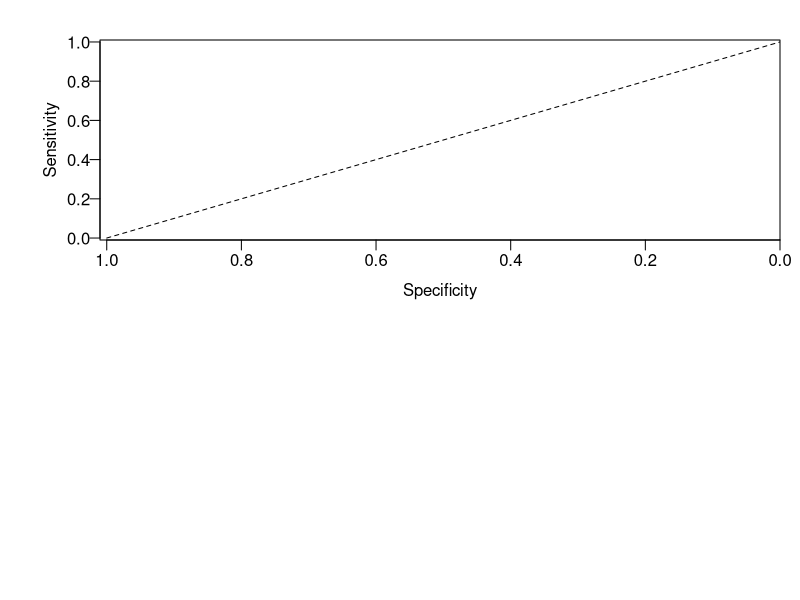

Here is the R script that generated this plot: (Note: this script raises an error after producing the figure.)
pdf("figures/Figure5_wk6Xwk6.pdf", height = 10, width = 8)

layout(matrix(c(1,2), 2,1, byrow = TRUE))
par(mar=c(3,3.5,2,1), mgp=c(2,0.5,0), oma=c(0,1.5,0,0))

### Plot REMISSION ROC curves

plot(c(1,0),c(0,1), type='l', lty=2, xlim=c(1.01,0), ylim=c(-0.01,1.01), xaxs='i', yaxs='i', ylab='Sensitivity', xlab='Specificity', las=1)
plot(otu_remWK6xWK6_roc, add=T, lwd=2, col='royalblue', lty=1)
plot(otu_relrespWK6xWK6_roc, add=T, lwd=2, col='red', lty=1)
legend('bottomright', c(sprintf('Remission : AUC=%.3f',otu_remWK6xWK6_roc$auc),sprintf('Response : AUC=%.3f',otu_relrespWK6xWK6_roc$auc)), lwd=2, col=c('royalblue','red'), bty='n', lty=1)
mtext('A', at=1, side=3, line=0.1, font=2, cex=2)

cutoff <- coords(roc=otu_relrespWK6xWK6_roc, x='best', best.method='y', ret=c('threshold'))
otu_relrespWK6xWK6_spec <- coords(otu_relrespWK6xWK6_roc, x=cutoff, input='thr', ret='spec')
otu_relrespWK6xWK6_sens <- coords(otu_relrespWK6xWK6_roc, x=otu_relrespWK6xWK6_spec, input='spec', ret='sens')
otu_relrespWK6xWK6_thr <- coords(otu_relrespWK6xWK6_roc, x=otu_relrespWK6xWK6_spec, input='spec', ret='thr')
points(coords(otu_relrespWK6xWK6_roc, x=cutoff, input='threshold', ret='specificity'),coords(otu_relrespWK6xWK6_roc, x=cutoff, input='threshold', ret='sensitivity'), col='red', cex=1.5, pch=10)

cutoff <- coords(roc=otu_remWK6xWK6_roc, x='best', best.method='y', ret=c('threshold'))
otu_remWK6xWK6_spec <- coords(otu_remWK6xWK6_roc, x=cutoff, input='thr', ret='spec')
otu_remWK6xWK6_sens <- coords(otu_remWK6xWK6_roc, x=otu_remWK6xWK6_spec, input='spec', ret='sens')
otu_remWK6xWK6_thr <- coords(otu_remWK6xWK6_roc, x=otu_remWK6xWK6_spec, input='spec', ret='thr')
points(coords(otu_remWK6xWK6_roc, x=cutoff, input='threshold', ret='specificity'),coords(otu_remWK6xWK6_roc, x=cutoff, input='threshold', ret='sensitivity'), col='royalblue', cex=1.5, pch=10)

tax<-read.table("../data/Jan400.simple.taxonomy.txt", header=T, sep='\t')

oturf_otus  <- as.character(otu_remWK6xWK6_rf$Xopt)
no_abunds <- otu_remWK6xWK6[otu_remWK6xWK6$REMISSwk6=='0', oturf_otus]/10000 + 1e-5
no_abunds <-na.omit(no_abunds)
yes_abunds <- otu_remWK6xWK6[otu_remWK6xWK6$REMISSwk6=='1', oturf_otus]/10000 + 1e-5
yes_abunds<- na.omit(yes_abunds)

par(mar=c(4, 16, 2, 1))
plot(1, type="n", ylim=c(0,length(oturf_otus )*2), xlim=c(1e-5,1.5), log="x", ylab="", xlab="Week 6 Relative Abundance (%)", xaxt="n", yaxt="n")
set.seed(32016)
index <- 1
for(i in oturf_otus ){
	stripchart(at=index-0.35, jitter(yes_abunds[,i], amount=1e-6), pch=21, bg=alpha("royalblue1", alpha=0.25), method="jitter", jitter=0.2, add=T, cex=1, lwd=0.5)
	stripchart(at=index+0.35, jitter(no_abunds[,i], amount=1e-6), pch=21, bg=alpha("orange", alpha=0.25), method="jitter", jitter=0.2, add=T, cex=1, lwd=0.5)
	segments(median(yes_abunds[,i]),index-0.7,median(yes_abunds[,i]),index-0.1, lwd=6, col = "black", lty = "solid")
	segments(median(no_abunds[,i]),index+0.7,median(no_abunds[,i]),index+0.1, lwd=6, col = "black", lty = "solid")
	index <- index + 2
}
rf_tax<-data.frame(oturf_otus)
colnames(rf_tax) <- c('OTU')

oturf_tax<-merge(rf_tax, tax, by='OTU')
oturf_tax<-oturf_tax[match(rf_tax$OTU, oturf_tax$OTU),]
oturf_tax<-oturf_tax$Label
oturf_tax <- gsub("_", " ", oturf_tax)
axis(2, at=seq(1,index-2,2), labels=oturf_tax, font = 3, las=1, line=0, tick=F, cex.axis=1)
axis(1, at=c(1e-5, 1e-4, 1e-3, 1e-2, 1e-1, 1e0), label=c("0", "0.01", "0.1", "1", "10", "100"))
legend('bottomright', legend=c("Week 6 Active CD", "Week 6 Remission"), pch=c(21, 21), pt.bg=c("orange","royalblue1"), cex=1)
mtext('B', at=5e-9, side=3, line=0.1, font=2, cex=2)

dev.off()

